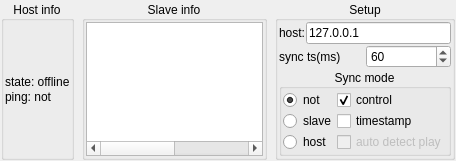
<?xml version="1.0" encoding="UTF-8"?>
<ui version="4.0">
 <class>ctrl_sync</class>
 <widget class="QWidget" name="ctrl_sync">
  <property name="geometry">
   <rect>
    <x>0</x>
    <y>0</y>
    <width>456</width>
    <height>148</height>
   </rect>
  </property>
  <property name="windowTitle">
   <string>Sync</string>
  </property>
  <layout class="QGridLayout" name="gridLayout_6">
   <property name="leftMargin">
    <number>1</number>
   </property>
   <property name="topMargin">
    <number>1</number>
   </property>
   <property name="rightMargin">
    <number>1</number>
   </property>
   <property name="bottomMargin">
    <number>1</number>
   </property>
   <property name="horizontalSpacing">
    <number>8</number>
   </property>
   <property name="verticalSpacing">
    <number>1</number>
   </property>
   <item row="0" column="0">
    <widget class="QGroupBox" name="group_host">
     <property name="enabled">
      <bool>true</bool>
     </property>
     <property name="title">
      <string>Host info</string>
     </property>
     <property name="alignment">
      <set>Qt::AlignCenter</set>
     </property>
     <property name="flat">
      <bool>true</bool>
     </property>
     <layout class="QGridLayout" name="gridLayout_3">
      <property name="leftMargin">
       <number>1</number>
      </property>
      <property name="topMargin">
       <number>1</number>
      </property>
      <property name="rightMargin">
       <number>1</number>
      </property>
      <property name="bottomMargin">
       <number>1</number>
      </property>
      <property name="spacing">
       <number>1</number>
      </property>
      <item row="0" column="0">
       <spacer name="verticalSpacer">
        <property name="orientation">
         <enum>Qt::Vertical</enum>
        </property>
        <property name="sizeHint" stdset="0">
         <size>
          <width>20</width>
          <height>40</height>
         </size>
        </property>
       </spacer>
      </item>
      <item row="1" column="0">
       <widget class="QLabel" name="label_state">
        <property name="text">
         <string>state: offline</string>
        </property>
       </widget>
      </item>
      <item row="3" column="0">
       <spacer name="verticalSpacer_2">
        <property name="orientation">
         <enum>Qt::Vertical</enum>
        </property>
        <property name="sizeHint" stdset="0">
         <size>
          <width>20</width>
          <height>40</height>
         </size>
        </property>
       </spacer>
      </item>
      <item row="2" column="0">
       <widget class="QLabel" name="label_ping">
        <property name="text">
         <string>ping: not</string>
        </property>
       </widget>
      </item>
     </layout>
    </widget>
   </item>
   <item row="0" column="2">
    <widget class="QGroupBox" name="groupBox_4">
     <property name="title">
      <string>Setup</string>
     </property>
     <property name="alignment">
      <set>Qt::AlignCenter</set>
     </property>
     <property name="flat">
      <bool>true</bool>
     </property>
     <layout class="QGridLayout" name="gridLayout_7">
      <property name="leftMargin">
       <number>1</number>
      </property>
      <property name="topMargin">
       <number>1</number>
      </property>
      <property name="rightMargin">
       <number>1</number>
      </property>
      <property name="bottomMargin">
       <number>1</number>
      </property>
      <property name="spacing">
       <number>1</number>
      </property>
      <item row="0" column="0" colspan="2">
       <layout class="QGridLayout" name="gridLayout_5">
        <item row="0" column="0">
         <widget class="QLabel" name="label_host_addr">
          <property name="text">
           <string>host:</string>
          </property>
         </widget>
        </item>
        <item row="0" column="1">
         <widget class="QLineEdit" name="edit_host">
          <property name="text">
           <string>127.0.0.1</string>
          </property>
         </widget>
        </item>
       </layout>
      </item>
      <item row="2" column="0" colspan="2">
       <widget class="QGroupBox" name="groupBox">
        <property name="title">
         <string>Sync mode</string>
        </property>
        <property name="alignment">
         <set>Qt::AlignCenter</set>
        </property>
        <property name="flat">
         <bool>true</bool>
        </property>
        <property name="checkable">
         <bool>false</bool>
        </property>
        <layout class="QGridLayout" name="gridLayout_2">
         <property name="leftMargin">
          <number>1</number>
         </property>
         <property name="topMargin">
          <number>1</number>
         </property>
         <property name="rightMargin">
          <number>1</number>
         </property>
         <property name="bottomMargin">
          <number>1</number>
         </property>
         <property name="spacing">
          <number>1</number>
         </property>
         <item row="0" column="0">
          <widget class="QSplitter" name="splitter_2">
           <property name="orientation">
            <enum>Qt::Vertical</enum>
           </property>
           <property name="handleWidth">
            <number>1</number>
           </property>
           <widget class="QRadioButton" name="but_not">
            <property name="text">
             <string>not</string>
            </property>
            <property name="checked">
             <bool>true</bool>
            </property>
           </widget>
           <widget class="QRadioButton" name="but_slave">
            <property name="text">
             <string>slave</string>
            </property>
           </widget>
           <widget class="QRadioButton" name="but_host">
            <property name="text">
             <string>host</string>
            </property>
           </widget>
          </widget>
         </item>
         <item row="0" column="1">
          <widget class="QSplitter" name="splitter">
           <property name="orientation">
            <enum>Qt::Vertical</enum>
           </property>
           <property name="handleWidth">
            <number>1</number>
           </property>
           <widget class="QCheckBox" name="cb_control">
            <property name="text">
             <string>control</string>
            </property>
            <property name="checked">
             <bool>true</bool>
            </property>
            <property name="tristate">
             <bool>false</bool>
            </property>
           </widget>
           <widget class="QCheckBox" name="cb_timestamp">
            <property name="text">
             <string>timestamp</string>
            </property>
           </widget>
           <widget class="QCheckBox" name="cb_dectect_play">
            <property name="enabled">
             <bool>false</bool>
            </property>
            <property name="text">
             <string>auto detect play</string>
            </property>
            <property name="checkable">
             <bool>true</bool>
            </property>
            <property name="checked">
             <bool>false</bool>
            </property>
           </widget>
          </widget>
         </item>
        </layout>
       </widget>
      </item>
      <item row="3" column="0">
       <spacer name="verticalSpacer_4">
        <property name="orientation">
         <enum>Qt::Vertical</enum>
        </property>
        <property name="sizeHint" stdset="0">
         <size>
          <width>20</width>
          <height>40</height>
         </size>
        </property>
       </spacer>
      </item>
      <item row="1" column="0" colspan="2">
       <layout class="QGridLayout" name="gridLayout">
        <property name="spacing">
         <number>1</number>
        </property>
        <item row="0" column="0">
         <widget class="QLabel" name="label_sync_ts">
          <property name="text">
           <string>sync ts(ms)</string>
          </property>
         </widget>
        </item>
        <item row="0" column="1">
         <widget class="QSpinBox" name="spinBox">
          <property name="minimum">
           <number>30</number>
          </property>
          <property name="maximum">
           <number>1000000</number>
          </property>
          <property name="singleStep">
           <number>10</number>
          </property>
          <property name="value">
           <number>60</number>
          </property>
         </widget>
        </item>
       </layout>
      </item>
     </layout>
    </widget>
   </item>
   <item row="0" column="1">
    <widget class="QGroupBox" name="group_slave">
     <property name="title">
      <string>Slave info</string>
     </property>
     <property name="alignment">
      <set>Qt::AlignCenter</set>
     </property>
     <property name="flat">
      <bool>true</bool>
     </property>
     <layout class="QGridLayout" name="gridLayout_4">
      <property name="leftMargin">
       <number>1</number>
      </property>
      <property name="topMargin">
       <number>1</number>
      </property>
      <property name="rightMargin">
       <number>1</number>
      </property>
      <property name="bottomMargin">
       <number>1</number>
      </property>
      <property name="spacing">
       <number>1</number>
      </property>
      <item row="0" column="0">
       <widget class="QTableWidget" name="list_addr">
        <property name="showGrid">
         <bool>true</bool>
        </property>
        <property name="gridStyle">
         <enum>Qt::SolidLine</enum>
        </property>
        <property name="sortingEnabled">
         <bool>false</bool>
        </property>
        <property name="wordWrap">
         <bool>true</bool>
        </property>
        <property name="cornerButtonEnabled">
         <bool>true</bool>
        </property>
        <property name="rowCount">
         <number>0</number>
        </property>
        <attribute name="horizontalHeaderVisible">
         <bool>false</bool>
        </attribute>
        <attribute name="horizontalHeaderCascadingSectionResizes">
         <bool>false</bool>
        </attribute>
        <attribute name="horizontalHeaderHighlightSections">
         <bool>true</bool>
        </attribute>
        <attribute name="horizontalHeaderMinimumSectionSize">
         <number>12</number>
        </attribute>
        <attribute name="horizontalHeaderShowSortIndicator" stdset="0">
         <bool>false</bool>
        </attribute>
        <attribute name="horizontalHeaderStretchLastSection">
         <bool>true</bool>
        </attribute>
        <attribute name="verticalHeaderVisible">
         <bool>false</bool>
        </attribute>
        <attribute name="verticalHeaderDefaultSectionSize">
         <number>20</number>
        </attribute>
        <attribute name="verticalHeaderHighlightSections">
         <bool>true</bool>
        </attribute>
        <attribute name="verticalHeaderMinimumSectionSize">
         <number>18</number>
        </attribute>
        <attribute name="verticalHeaderShowSortIndicator" stdset="0">
         <bool>false</bool>
        </attribute>
        <attribute name="verticalHeaderStretchLastSection">
         <bool>false</bool>
        </attribute>
        <column>
         <property name="text">
          <string>addres</string>
         </property>
        </column>
        <column>
         <property name="text">
          <string>ping</string>
         </property>
        </column>
       </widget>
      </item>
     </layout>
    </widget>
   </item>
  </layout>
 </widget>
 <resources/>
 <connections/>
</ui>
